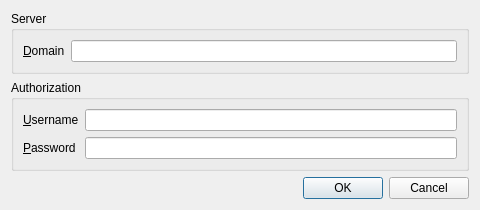
<?xml version="1.0" encoding="UTF-8"?>
<ui version="4.0">
 <class>HTConfigDialog</class>
 <widget class="QDialog" name="HTConfigDialog">
  <property name="geometry">
   <rect>
    <x>0</x>
    <y>0</y>
    <width>480</width>
    <height>205</height>
   </rect>
  </property>
  <property name="windowTitle">
   <string>Configuration</string>
  </property>
  <layout class="QVBoxLayout" name="verticalLayout">
   <item>
    <widget class="QGroupBox" name="groupBox_2">
     <property name="title">
      <string>Server</string>
     </property>
     <layout class="QFormLayout" name="formLayout_2">
      <property name="fieldGrowthPolicy">
       <enum>QFormLayout::ExpandingFieldsGrow</enum>
      </property>
      <item row="0" column="0">
       <widget class="QLabel" name="domainLabel">
        <property name="text">
         <string>&amp;Domain</string>
        </property>
        <property name="buddy">
         <cstring>domainLineEdit</cstring>
        </property>
       </widget>
      </item>
      <item row="0" column="1">
       <widget class="QLineEdit" name="domainLineEdit"/>
      </item>
     </layout>
    </widget>
   </item>
   <item>
    <widget class="QGroupBox" name="groupBox">
     <property name="title">
      <string>Authorization</string>
     </property>
     <layout class="QFormLayout" name="formLayout">
      <property name="fieldGrowthPolicy">
       <enum>QFormLayout::ExpandingFieldsGrow</enum>
      </property>
      <item row="1" column="0">
       <widget class="QLabel" name="passwordLabel">
        <property name="text">
         <string>&amp;Password</string>
        </property>
        <property name="buddy">
         <cstring>passwordLineEdit</cstring>
        </property>
       </widget>
      </item>
      <item row="1" column="1">
       <widget class="QLineEdit" name="passwordLineEdit">
        <property name="echoMode">
         <enum>QLineEdit::Password</enum>
        </property>
       </widget>
      </item>
      <item row="0" column="0">
       <widget class="QLabel" name="usernameLabel">
        <property name="text">
         <string>&amp;Username</string>
        </property>
        <property name="buddy">
         <cstring>usernameLineEdit</cstring>
        </property>
       </widget>
      </item>
      <item row="0" column="1">
       <widget class="QLineEdit" name="usernameLineEdit"/>
      </item>
     </layout>
    </widget>
   </item>
   <item>
    <widget class="QDialogButtonBox" name="buttonBox">
     <property name="orientation">
      <enum>Qt::Horizontal</enum>
     </property>
     <property name="standardButtons">
      <set>QDialogButtonBox::Cancel|QDialogButtonBox::Ok</set>
     </property>
    </widget>
   </item>
  </layout>
 </widget>
 <tabstops>
  <tabstop>domainLineEdit</tabstop>
  <tabstop>usernameLineEdit</tabstop>
  <tabstop>passwordLineEdit</tabstop>
  <tabstop>buttonBox</tabstop>
 </tabstops>
 <resources/>
 <connections>
  <connection>
   <sender>buttonBox</sender>
   <signal>accepted()</signal>
   <receiver>HTConfigDialog</receiver>
   <slot>accept()</slot>
   <hints>
    <hint type="sourcelabel">
     <x>248</x>
     <y>254</y>
    </hint>
    <hint type="destinationlabel">
     <x>157</x>
     <y>274</y>
    </hint>
   </hints>
  </connection>
  <connection>
   <sender>buttonBox</sender>
   <signal>rejected()</signal>
   <receiver>HTConfigDialog</receiver>
   <slot>reject()</slot>
   <hints>
    <hint type="sourcelabel">
     <x>316</x>
     <y>260</y>
    </hint>
    <hint type="destinationlabel">
     <x>286</x>
     <y>274</y>
    </hint>
   </hints>
  </connection>
 </connections>
</ui>
